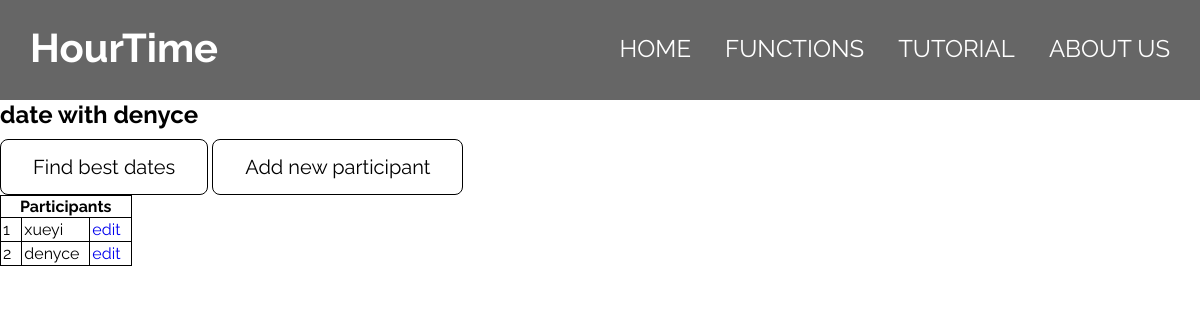
/find_event?event_id=2, run on the app's committed database.
### main.py (models this page shows, shortened)
class Event(db.Model):
    id = db.Column(db.Integer, primary_key=True)
    title = db.Column(db.String(100))
    dates = db.relationship("Date", cascade="all, delete-orphan", backref="event")
    people = db.relationship("Person", cascade="all, delete-orphan", backref="event")

class Person(db.Model):
    id = db.Column(db.Integer, primary_key=True)
    name = db.Column(db.String(50))
    event_id = db.Column(db.Integer, db.ForeignKey("event.id"))
    busy_dates = db.relationship("Busy_date", cascade="all, delete-orphan", backref="person")

### main.py (the view)
@app.route("/find_event")
def find_event():
    if request.args.get("event_id") != None:
        event_id = request.args.get("event_id")
        event = Event.query.filter_by(id=event_id).first()
        return render_template("event_page.html", event=event, n_people=len(event.people))
    else:
        return render_template("find_event.html")

### templates/event_page.html (shortened to what this page needs)
{% extends "base.html" %}
{% block navright %}
<li><a href="/">Home</a></li>
<li><a href="/functions" class="active">Functions</a></li>
<li><a href="/tutorial">Tutorial</a></li>
<li><a href="/about">About Us</a></li>
{% endblock %}
{% block content %}
<h2>{{event.title}}</h2>
<a href="/find_best_dates?id={{event.id}}" class="button">Find best dates</a>
<a href="/add_new_participant?event_id={{event.id}}" class="button">Add new participant</a>
<table border="1">
    <th colspan="3">Participants</th>
    {% for i in range(0, n_people) %}
    <tr>
        <td>
            {{i+1}}
        </td>
        <td>
            {{event.people[i].name}}
        </td>
        <td>
            <a href="/edit_participant?person_id={{event.people[i].id}}">edit</a>
        </td>
    </tr>
    {% endfor %}
</table>
{% endblock %}

### static/css/main.css (style rules this page uses)
body { background-color:white; }
* { margin:0px; list-style: none; font-family: 'Raleway', sans-serif; }
a { text-decoration: none; }
.button { background-color: #FFFFFF; border: 1.5px solid rgb(0,0,0); border-radius: .5rem; box-sizing: border-box; color: black; padding: 15px 32px; text-align: center; text-decoration: none; display: inline-block; font-size: 20px; margin-top: 10px; }
table, th, td { border: 0.5px solid; border-collapse: collapse; }
td { padding-left: 2px; padding-right: 10px; padding-top: 2px; padding-bottom: 2px; }
#navright li { display:inline; }
#navright a { color:white; font-size:1.5em; margin-right:30px; text-transform: uppercase; text-decoration: none; transition: color 0.1s; }

### data on the page
Event: title "date with denyce"
Person: name "xueyi"
Person: name "denyce"

### other printed values
{{ i+1 }} "1" "2"
